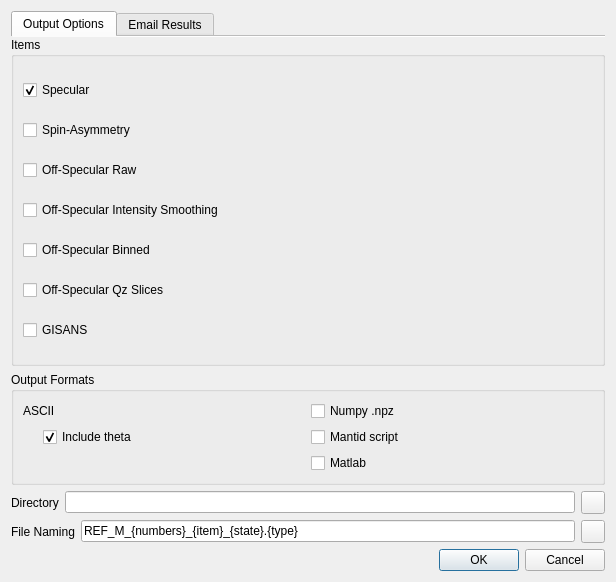
<?xml version="1.0" encoding="UTF-8"?>
<ui version="4.0">
  <class>Dialog</class>
  <widget class="QDialog" name="Dialog">
    <property name="geometry">
      <rect>
        <x>0</x>
        <y>0</y>
        <width>616</width>
        <height>582</height>
      </rect>
    </property>
    <property name="windowTitle">
      <string>Reduction Options</string>
    </property>
    <property name="windowIcon">
      <iconset>
        <normaloff>:/General/logo.png</normaloff>:/General/logo.png</iconset>
    </property>
    <layout class="QVBoxLayout" name="verticalLayout_4">
      <item>
        <widget class="QTabWidget" name="tabWidget">
          <property name="currentIndex">
            <number>0</number>
          </property>
          <property name="documentMode">
            <bool>true</bool>
          </property>
          <widget class="QWidget" name="tab">
            <attribute name="title">
              <string>Output Options</string>
            </attribute>
            <layout class="QVBoxLayout" name="verticalLayout_2">
              <property name="leftMargin">
                <number>0</number>
              </property>
              <property name="topMargin">
                <number>0</number>
              </property>
              <property name="rightMargin">
                <number>0</number>
              </property>
              <property name="bottomMargin">
                <number>0</number>
              </property>
              <item>
                <widget class="QGroupBox" name="groupBox_2">
                  <property name="sizePolicy">
                    <sizepolicy hsizetype="Preferred" vsizetype="Expanding">
                      <horstretch>0</horstretch>
                      <verstretch>0</verstretch>
                    </sizepolicy>
                  </property>
                  <property name="title">
                    <string>Items</string>
                  </property>
                  <layout class="QVBoxLayout" name="verticalLayout">
                    <item>
                      <widget class="QCheckBox" name="exportSpecular">
                        <property name="text">
                          <string>Specular</string>
                        </property>
                        <property name="checked">
                          <bool>true</bool>
                        </property>
                      </widget>
                    </item>
                    <item>
                      <widget class="QCheckBox" name="export_SA">
                        <property name="enabled">
                          <bool>true</bool>
                        </property>
                        <property name="text">
                          <string>Spin-Asymmetry</string>
                        </property>
                      </widget>
                    </item>
                    <item>
                      <widget class="QCheckBox" name="exportOffSpecular">
                        <property name="text">
                          <string>Off-Specular Raw</string>
                        </property>
                      </widget>
                    </item>
                    <item>
                      <widget class="QCheckBox" name="intensitySmoothingCheckbox">
                        <property name="toolTip">
                          <string>Apply smoothing algorithm to off-specular intensity data</string>
                        </property>
                        <property name="text">
                          <string>Off-Specular Intensity Smoothing</string>
                        </property>
                      </widget>
                    </item>
                    <item>
                      <widget class="QCheckBox" name="exportOffSpecularSmoothed">
                        <property name="text">
                          <string>Off-Specular Binned</string>
                        </property>
                      </widget>
                    </item>
                    <item>
                      <widget class="QCheckBox" name="exportOffSpecularSlices">
                        <property name="toolTip">
                          <string>Extract Qz slices from off-specular data</string>
                        </property>
                        <property name="text">
                          <string>Off-Specular Qz Slices</string>
                        </property>
                      </widget>
                    </item>
                    <item>
                      <widget class="QCheckBox" name="exportGISANS">
                        <property name="text">
                          <string>GISANS</string>
                        </property>
                      </widget>
                    </item>
                  </layout>
                </widget>
              </item>
              <item>
                <widget class="QGroupBox" name="groupBox_3">
                  <property name="title">
                    <string>Output Formats</string>
                  </property>
                  <layout class="QGridLayout" name="gridLayout">
                    <item row="0" column="0">
                      <widget class="QLabel" name="label_7">
                        <property name="text">
                          <string>ASCII</string>
                        </property>
                      </widget>
                    </item>
                    <item row="1" column="0">
                      <layout class="QHBoxLayout" name="horizontalLayout">
                        <item>
                          <spacer name="horizontalSpacer_2">
                            <property name="orientation">
                              <enum>Qt::Horizontal</enum>
                            </property>
                            <property name="sizeType">
                              <enum>QSizePolicy::Fixed</enum>
                            </property>
                            <property name="sizeHint" stdset="0">
                              <size>
                                <width>20</width>
                                <height>20</height>
                              </size>
                            </property>
                          </spacer>
                        </item>
                        <item>
                          <widget class="QCheckBox" name="five_cols_checkbox">
                            <property name="toolTip">
                              <string>Include the scattering angle as the last column of the ASCII file</string>
                            </property>
                            <property name="text">
                              <string>Include theta</string>
                            </property>
                            <property name="checked">
                              <bool>true</bool>
                            </property>
                          </widget>
                        </item>
                      </layout>
                    </item>
                    <item row="0" column="1">
                      <widget class="QCheckBox" name="numpy">
                        <property name="text">
                          <string>Numpy .npz</string>
                        </property>
                      </widget>
                    </item>
                    <item row="1" column="1">
                      <widget class="QCheckBox" name="mantid_script_checkbox">
                        <property name="text">
                          <string>Mantid script</string>
                        </property>
                      </widget>
                    </item>
                    <item row="2" column="1">
                      <widget class="QCheckBox" name="matlab">
                        <property name="text">
                          <string>Matlab</string>
                        </property>
                      </widget>
                    </item>
                  </layout>
                </widget>
              </item>
              <item>
                <layout class="QHBoxLayout" name="horizontalLayout_2">
                  <item>
                    <widget class="QLabel" name="label">
                      <property name="text">
                        <string>Directory</string>
                      </property>
                    </widget>
                  </item>
                  <item>
                    <widget class="QLineEdit" name="directoryEntry"/>
                  </item>
                  <item>
                    <widget class="QToolButton" name="directoryToolButton">
                      <property name="toolTip">
                        <string>Change output directory</string>
                      </property>
                      <property name="icon">
                        <iconset theme="document-open">
                          <normaloff>.</normaloff>.
                        </iconset>
                      </property>
                    </widget>
                  </item>
                </layout>
              </item>
              <item>
                <layout class="QHBoxLayout" name="horizontalLayout_3">
                  <item>
                    <widget class="QLabel" name="label_2">
                      <property name="text">
                        <string>File Naming</string>
                      </property>
                    </widget>
                  </item>
                  <item>
                    <widget class="QLineEdit" name="fileNameEntry">
                      <property name="text">
                        <string>REF_M_{numbers}_{item}_{state}.{type}</string>
                      </property>
                    </widget>
                  </item>
                  <item>
                    <widget class="QToolButton" name="filenameToolButton">
                      <property name="icon">
                        <iconset>
                          <normaloff>../icons/reset.png</normaloff>../icons/reset.png
                        </iconset>
                      </property>
                      <property name="toolTip">
                        <string>Reset file naming template to default</string>
                      </property>
                    </widget>
                  </item>
                </layout>
              </item>
            </layout>
          </widget>
          <widget class="QWidget" name="tab_2">
            <attribute name="title">
              <string>Email Results</string>
            </attribute>
            <layout class="QVBoxLayout" name="verticalLayout_5">
              <property name="leftMargin">
                <number>0</number>
              </property>
              <property name="topMargin">
                <number>4</number>
              </property>
              <property name="rightMargin">
                <number>0</number>
              </property>
              <property name="bottomMargin">
                <number>0</number>
              </property>
              <item>
                <widget class="QLabel" name="label_8">
                  <property name="styleSheet">
                    <string notr="true">color: red;</string>
                  </property>
                  <property name="text">
                    <string>Email can only be sent to @ornl addresses.</string>
                  </property>
                  <property name="alignment">
                    <set>Qt::AlignCenter</set>
                  </property>
                </widget>
              </item>
              <item>
                <layout class="QGridLayout" name="gridLayout_3">
                  <item row="0" column="0" colspan="2">
                    <widget class="QCheckBox" name="emailSend">
                      <property name="text">
                        <string>Send email with result files</string>
                      </property>
                    </widget>
                  </item>
                  <item row="0" column="2">
                    <widget class="QCheckBox" name="emailZIPData">
                      <property name="text">
                        <string>ZIP Files</string>
                      </property>
                      <property name="checked">
                        <bool>true</bool>
                      </property>
                    </widget>
                  </item>
                  <item row="1" column="0">
                    <widget class="QRadioButton" name="emailSendAll">
                      <property name="enabled">
                        <bool>false</bool>
                      </property>
                      <property name="text">
                        <string>All</string>
                      </property>
                      <property name="checked">
                        <bool>false</bool>
                      </property>
                    </widget>
                  </item>
                  <item row="1" column="1">
                    <widget class="QRadioButton" name="emailSendPlots">
                      <property name="enabled">
                        <bool>false</bool>
                      </property>
                      <property name="text">
                        <string>Only Plots</string>
                      </property>
                    </widget>
                  </item>
                  <item row="1" column="2">
                    <widget class="QRadioButton" name="emailSendData">
                      <property name="text">
                        <string>Only Data</string>
                      </property>
                      <property name="checked">
                        <bool>true</bool>
                      </property>
                    </widget>
                  </item>
                </layout>
              </item>
              <item>
                <layout class="QGridLayout" name="gridLayout_2">
                  <item row="0" column="0">
                    <widget class="QLabel" name="label_4">
                      <property name="text">
                        <string>To:</string>
                      </property>
                    </widget>
                  </item>
                  <item row="0" column="1">
                    <widget class="QLineEdit" name="emailTo">
                      <property name="text">
                        <string/>
                      </property>
                    </widget>
                  </item>
                  <item row="1" column="0">
                    <widget class="QLabel" name="label_5">
                      <property name="text">
                        <string>CC:</string>
                      </property>
                    </widget>
                  </item>
                  <item row="1" column="1">
                    <widget class="QLineEdit" name="emailCc"/>
                  </item>
                  <item row="2" column="0">
                    <widget class="QLabel" name="label_3">
                      <property name="text">
                        <string>Subject:</string>
                      </property>
                    </widget>
                  </item>
                  <item row="2" column="1">
                    <widget class="QLineEdit" name="emailSubject"/>
                  </item>
                </layout>
              </item>
              <item>
                <widget class="QLabel" name="label_6">
                  <property name="text">
                    <string>Message Text:</string>
                  </property>
                </widget>
              </item>
              <item>
                <widget class="QPlainTextEdit" name="emailText"/>
              </item>
            </layout>
          </widget>
        </widget>
      </item>
      <item>
        <widget class="QDialogButtonBox" name="buttonBox">
          <property name="orientation">
            <enum>Qt::Horizontal</enum>
          </property>
          <property name="standardButtons">
            <set>QDialogButtonBox::Cancel|QDialogButtonBox::Ok</set>
          </property>
        </widget>
      </item>
    </layout>
  </widget>
  <tabstops>
    <tabstop>directoryEntry</tabstop>
    <tabstop>fileNameEntry</tabstop>
    <tabstop>buttonBox</tabstop>
    <tabstop>exportSpecular</tabstop>
    <tabstop>exportOffSpecular</tabstop>
    <tabstop>intensitySmoothingCheckbox</tabstop>
    <tabstop>exportOffSpecularSmoothed</tabstop>
    <tabstop>exportGISANS</tabstop>
    <tabstop>directoryToolButton</tabstop>
    <tabstop>filenameToolButton</tabstop>
    <tabstop>tabWidget</tabstop>
  </tabstops>
  <resources/>
  <connections>
    <connection>
      <sender>buttonBox</sender>
      <signal>accepted()</signal>
      <receiver>Dialog</receiver>
      <slot>accept()</slot>
      <hints>
        <hint type="sourcelabel">
          <x>256</x>
          <y>395</y>
        </hint>
        <hint type="destinationlabel">
          <x>157</x>
          <y>274</y>
        </hint>
      </hints>
    </connection>
    <connection>
      <sender>buttonBox</sender>
      <signal>rejected()</signal>
      <receiver>Dialog</receiver>
      <slot>reject()</slot>
      <hints>
        <hint type="sourcelabel">
          <x>324</x>
          <y>395</y>
        </hint>
        <hint type="destinationlabel">
          <x>286</x>
          <y>274</y>
        </hint>
      </hints>
    </connection>
    <connection>
      <sender>directoryToolButton</sender>
      <signal>clicked()</signal>
      <receiver>Dialog</receiver>
      <slot>change_directory()</slot>
      <hints>
        <hint type="sourcelabel">
          <x>394</x>
          <y>336</y>
        </hint>
        <hint type="destinationlabel">
          <x>400</x>
          <y>197</y>
        </hint>
      </hints>
    </connection>
    <connection>
      <sender>filenameToolButton</sender>
      <signal>clicked()</signal>
      <receiver>Dialog</receiver>
      <slot>reset_filename_template()</slot>
      <hints>
        <hint type="sourcelabel">
          <x>394</x>
          <y>395</y>
        </hint>
        <hint type="destinationlabel">
          <x>394</x>
          <y>274</y>
        </hint>
      </hints>
    </connection>
  </connections>
  <slots>
    <slot>change_directory()</slot>
  </slots>
</ui>
